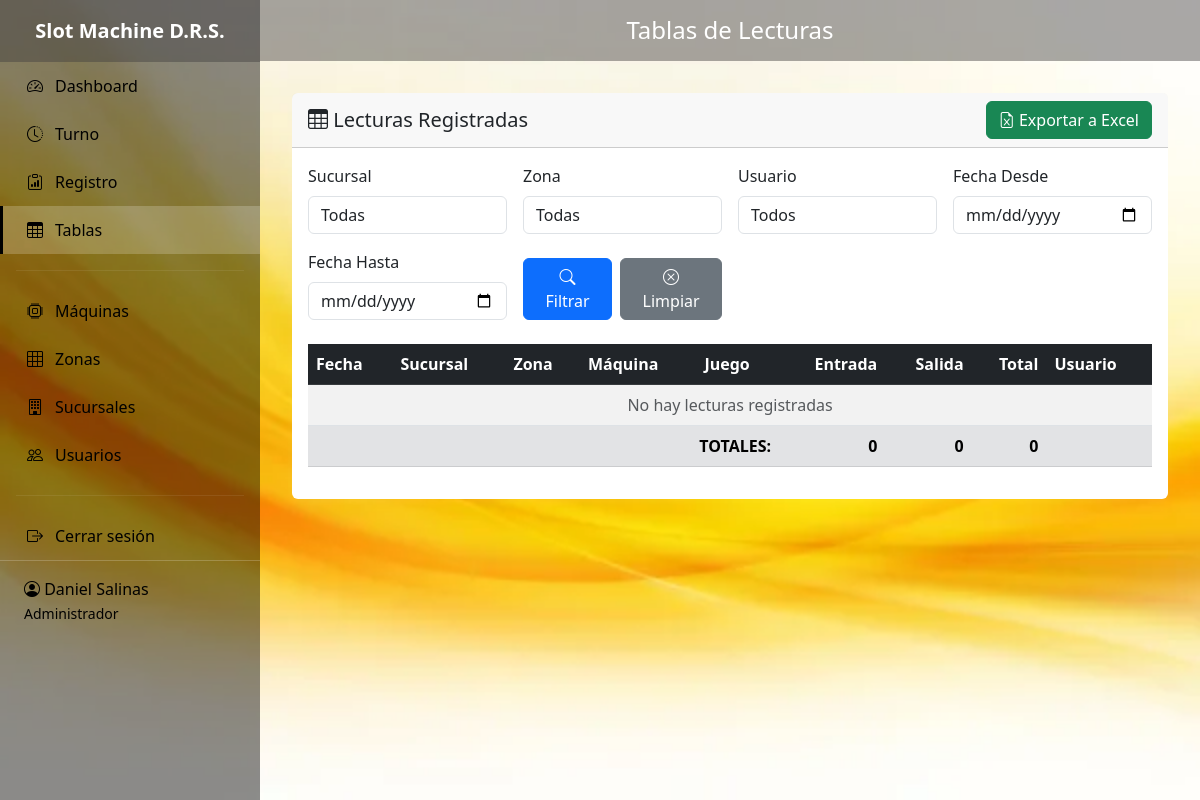
The page /tablas/ (signed in) on the database as committed earlier.
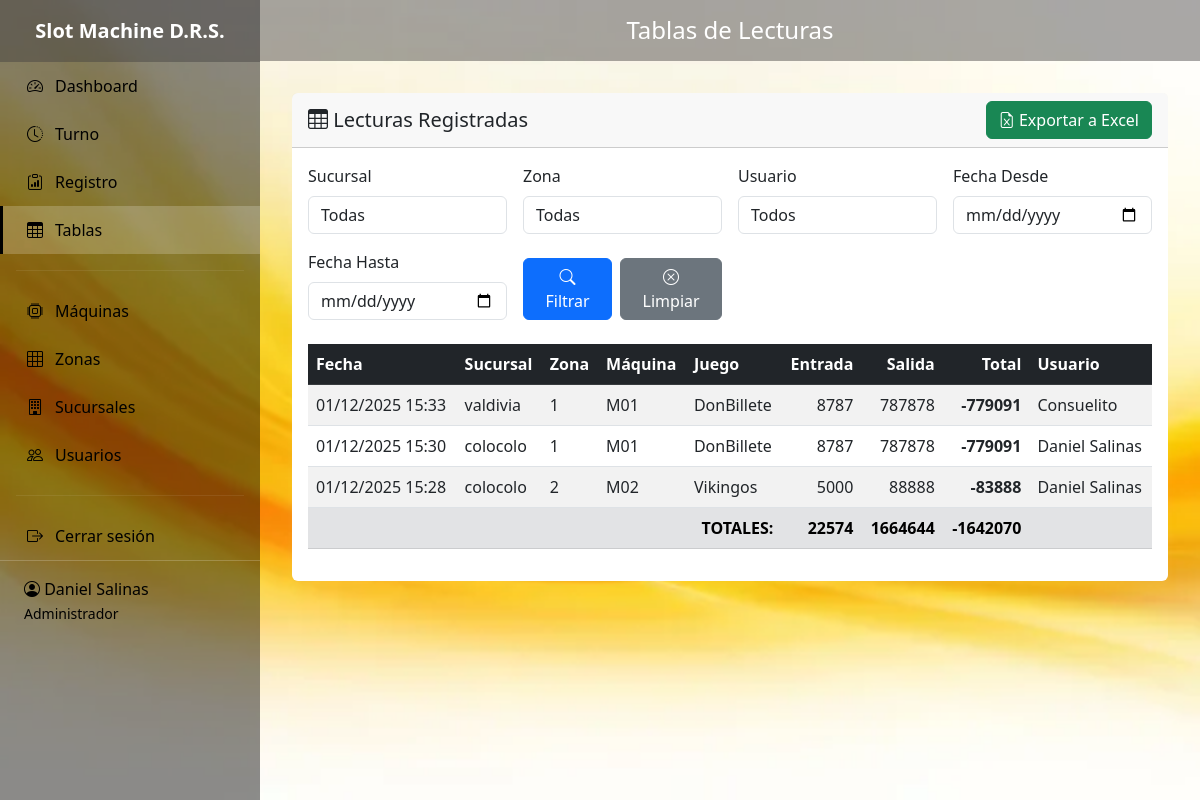
The same page on the database as committed later.
### control/models.py (models this page shows, shortened)
class Usuario(AbstractUser):
    ROLE_CHOICES = [
        ('admin', 'Administrador'),
        ('usuario', 'Usuario/Atendedora'),
    ]
    role = models.CharField(
        max_length=20,
        choices=ROLE_CHOICES,
        default='usuario',
        verbose_name='Rol'
    )
    nombre = models.CharField(max_length=150, verbose_name='Nombre Completo')
    class Meta:
        verbose_name = 'Usuario'
        verbose_name_plural = 'Usuarios'

class LecturaMaquina(models.Model):
    turno = models.ForeignKey(
        Turno,
        on_delete=models.CASCADE,
        related_name='lecturas',
        verbose_name='Turno'
    )
    maquina = models.ForeignKey(
        Maquina,
        on_delete=models.CASCADE,
        related_name='lecturas',
        verbose_name='Máquina'
    )
    sucursal = models.ForeignKey(
        Sucursal,
        on_delete=models.CASCADE,
        related_name='lecturas',
        verbose_name='Sucursal'
    )
    zona = models.ForeignKey(
        Zona,
        on_delete=models.CASCADE,
        related_name='lecturas',
        verbose_name='Zona'
    )
    numero_maquina = models.IntegerField(verbose_name='Número de Máquina')
    nombre_juego = models.CharField(max_length=120, verbose_name='Nombre del Juego')
    entrada = models.IntegerField(verbose_name='Entrada')
    salida = models.IntegerField(verbose_name='Salida')
    total = models.IntegerField(verbose_name='Total')
    nota = models.CharField(max_length=255, blank=True, verbose_name='Nota')
    usuario = models.ForeignKey(
        Usuario,
        on_delete=models.CASCADE,
        related_name='lecturas',
        verbose_name='Usuario'
    )
    fecha_registro = models.DateTimeField(auto_now_add=True, verbose_name='Fecha de Registro')
    class Meta:
        verbose_name = 'Lectura de Máquina'
        verbose_name_plural = 'Lecturas de Máquinas'
        ordering = ['-fecha_registro']

class Sucursal(models.Model):
    nombre = models.CharField(max_length=150, verbose_name='Nombre')
    direccion = models.CharField(max_length=255, blank=True, verbose_name='Dirección')
    telefono = models.CharField(max_length=50, blank=True, verbose_name='Teléfono')
    created_at = models.DateTimeField(auto_now_add=True, verbose_name='Fecha de Creación')
    class Meta:
        verbose_name = 'Sucursal'
        verbose_name_plural = 'Sucursales'
        ordering = ['nombre']

class Zona(models.Model):
    sucursal = models.ForeignKey(
        Sucursal,
        on_delete=models.CASCADE,
        related_name='zonas',
        verbose_name='Sucursal'
    )
    nombre = models.CharField(max_length=80, verbose_name='Nombre')
    orden = models.SmallIntegerField(default=0, verbose_name='Orden')
    created_at = models.DateTimeField(auto_now_add=True, verbose_name='Fecha de Creación')
    class Meta:
        verbose_name = 'Zona'
        verbose_name_plural = 'Zonas'
        ordering = ['sucursal', 'orden', 'nombre']
    class Meta:
        verbose_name = 'Zona'
        verbose_name_plural = 'Zonas'
        ordering = ['sucursal', 'orden', 'nombre']
        constraints = [
            models.UniqueConstraint(
                fields=['sucursal', 'nombre'],
                name='unique_zona_nombre_por_sucursal'
            )
        ]

### control/views.py (the view, shortened to what this page needs)
# urls.py: path('tablas/', views.tablas_view, name='tablas'),
@login_required
def tablas_view(request):
    lecturas = LecturaMaquina.objects.all()
    if request.user.role == 'admin':
        sucursal_id = request.GET.get('sucursal')
        zona_id = request.GET.get('zona')
        maquina_id = request.GET.get('maquina')
        usuario_id = request.GET.get('usuario')
        fecha_desde = request.GET.get('fecha_desde')
        fecha_hasta = request.GET.get('fecha_hasta')
        if sucursal_id:
            lecturas = lecturas.filter(sucursal_id=sucursal_id)
        if zona_id:
            lecturas = lecturas.filter(zona_id=zona_id)
        if maquina_id:
            lecturas = lecturas.filter(maquina_id=maquina_id)
        if usuario_id:
            lecturas = lecturas.filter(usuario_id=usuario_id)
        if fecha_desde:
            lecturas = lecturas.filter(fecha_registro__date__gte=fecha_desde)
        if fecha_hasta:
            lecturas = lecturas.filter(fecha_registro__date__lte=fecha_hasta)
    fecha = request.GET.get('fecha')
    if fecha and request.user.role == 'usuario':
        lecturas = lecturas.filter(fecha_registro__date=fecha)
    lecturas = lecturas.order_by('-fecha_registro')[:200]  # Limitar a 200 registros
    total_entrada = lecturas.aggregate(Sum('entrada'))['entrada__sum'] or 0
    total_salida = lecturas.aggregate(Sum('salida'))['salida__sum'] or 0
    total_total = lecturas.aggregate(Sum('total'))['total__sum'] or 0
    context = {
        'lecturas': lecturas,
        'total_entrada': total_entrada,
        'total_salida': total_salida,
        'total_total': total_total,
        'sucursales': Sucursal.objects.all(),
        'zonas': Zona.objects.all(),
        'maquinas': Maquina.objects.all(),
        'usuarios': Usuario.objects.filter(role='usuario'),
    }
    return render(request, 'tablas.html', context)

### templates/tablas.html (shortened to what this page needs)
{% extends 'base.html' %}
{% block page_title %}Tablas de Lecturas{% endblock %}
{% block content %}
<div class="card">
    <div class="card-header">
        <div class="d-flex justify-content-between align-items-center">
            <h5 class="mb-0"><i class="bi bi-table"></i> Lecturas Registradas</h5>
            <a href="{% url 'control:export_excel' %}?{{ request.GET.urlencode }}" class="btn btn-success">
                <i class="bi bi-file-earmark-excel"></i> Exportar a Excel
            </a>
        </div>
    </div>
    <div class="card-body">
        <form method="get" class="row g-3 mb-4">
            {% if user.role == 'admin' %}
                <div class="col-md-3">
                    <label class="form-label">Sucursal</label>
                    <select name="sucursal" class="form-control">
                        <option value="">Todas</option>
                    </select>
                </div>
                <div class="col-md-3">
                    <label class="form-label">Zona</label>
                    <select name="zona" class="form-control">
                        <option value="">Todas</option>
                    </select>
                </div>
                <div class="col-md-3">
                    <label class="form-label">Usuario</label>
                    <select name="usuario" class="form-control">
                        <option value="">Todos</option>
                    </select>
                </div>
                <div class="col-md-3">
                    <label class="form-label">Fecha Desde</label>
                    <input type="date" name="fecha_desde" class="form-control" value="{{ request.GET.fecha_desde }}">
                </div>
                <div class="col-md-3">
                    <label class="form-label">Fecha Hasta</label>
                    <input type="date" name="fecha_hasta" class="form-control" value="{{ request.GET.fecha_hasta }}">
                </div>
            {% else %}
                <div class="col-md-4">
                    <label class="form-label">Fecha</label>
                    <input type="date" name="fecha" class="form-control" value="{{ request.GET.fecha }}">
                </div>
            {% endif %}
            <div class="col-md-3 d-flex align-items-end">
                <button type="submit" class="btn btn-primary me-2">
                    <i class="bi bi-search"></i> Filtrar
                </button>
                <a href="{% url 'control:tablas' %}" class="btn btn-secondary">
                    <i class="bi bi-x-circle"></i> Limpiar
                </a>
            </div>
        </form>
        <div class="table-responsive">
            <table class="table table-striped table-hover">
                <thead class="table-dark">
                    <tr>
                        <th>Fecha</th>
                        <th>Sucursal</th>
                        <th>Zona</th>
                        <th>Máquina</th>
                        <th>Juego</th>
                        <th class="text-end">Entrada</th>
                        <th class="text-end">Salida</th>
                        <th class="text-end">Total</th>
                        <th>Usuario</th>
                    </tr>
                </thead>
                <tbody>
                    {% for lectura in lecturas %}
                        <tr>
                            <td>{{ lectura.fecha_registro|date:"d/m/Y H:i" }}</td>
                            <td>{{ lectura.sucursal.nombre }}</td>
                            <td>{{ lectura.zona.nombre }}</td>
                            <td>M{{ lectura.numero_maquina|stringformat:"02d" }}</td>
                            <td>{{ lectura.nombre_juego }}</td>
                            <td class="text-end">{{ lectura.entrada|floatformat:0 }}</td>
                            <td class="text-end">{{ lectura.salida|floatformat:0 }}</td>
                            <td class="text-end"><strong>{{ lectura.total|floatformat:0 }}</strong></td>
                            <td>{{ lectura.usuario.nombre }}</td>
                        </tr>
                    {% empty %}
                        <tr>
                            <td colspan="9" class="text-center text-muted">No hay lecturas registradas</td>
                        </tr>
                    {% endfor %}
                </tbody>
                <tfoot class="table-secondary">
                    <tr>
                        <th colspan="5" class="text-end">TOTALES:</th>
                        <th class="text-end">{{ total_entrada|floatformat:0 }}</th>
                        <th class="text-end">{{ total_salida|floatformat:0 }}</th>
                        <th class="text-end"><strong>{{ total_total|floatformat:0 }}</strong></th>
                        <th></th>
                    </tr>
                </tfoot>
            </table>
        </div>
    </div>
</div>
{% endblock %}

### templates/base.html (shortened to what this page needs)
{% load static %}
<!DOCTYPE html>
<html lang="es">
<head>
    <link href="https://cdn.jsdelivr.net/npm/bootstrap@5.3.0/dist/css/bootstrap.min.css" rel="stylesheet">
    <link rel="stylesheet" href="https://cdn.jsdelivr.net/npm/bootstrap-icons@1.11.0/font/bootstrap-icons.css">
    <link rel="stylesheet" href="{% static 'css/custom.css' %}">
</head>
<body>
{% if user.is_authenticated %}
    <aside class="sidebar">
        <div class="sidebar-brand">
            Slot Machine D.R.S.
        </div>
        <ul class="sidebar-nav nav flex-column">
            {% if user.role == 'admin' %}
            <li class="nav-item">
                <a class="nav-link {% if request.resolver_match.url_name == 'dashboard' %}active{% endif %}"
                   href="{% url 'control:dashboard' %}">
                    <i class="bi bi-speedometer2"></i> Dashboard
                </a>
            </li>
            {% endif %}
            <li class="nav-item">
                <a class="nav-link {% if request.resolver_match.url_name == 'turno' %}active{% endif %}"
                   href="{% url 'control:turno' %}">
                    <i class="bi bi-clock-history"></i> Turno
                </a>
            </li>
            <li class="nav-item">
                <a class="nav-link {% if request.resolver_match.url_name == 'registro' %}active{% endif %}"
                   href="{% url 'control:registro' %}">
                    <i class="bi bi-clipboard-data"></i> Registro
                </a>
            </li>
            <li class="nav-item">
                <a class="nav-link {% if request.resolver_match.url_name == 'tablas' %}active{% endif %}"
                   href="{% url 'control:tablas' %}">
                    <i class="bi bi-table"></i> Tablas
                </a>
            </li>
            {% if user.role == 'admin' %}
                <hr class="mx-3" style="border-color: rgba(255,255,255,0.3);">
                <li class="nav-item">
                    <a class="nav-link {% if 'maquinas' in request.path %}active{% endif %}"
                       href="{% url 'control:maquinas_list' %}">
                        <i class="bi bi-cpu"></i> Máquinas
                    </a>
                </li>
                <li class="nav-item">
                    <a class="nav-link {% if 'zonas' in request.path %}active{% endif %}"
                       href="{% url 'control:zonas_list' %}">
                        <i class="bi bi-grid-3x3"></i> Zonas
                    </a>
                </li>
                <li class="nav-item">
                    <a class="nav-link {% if 'sucursales' in request.path %}active{% endif %}"
                       href="{% url 'control:sucursales_list' %}">
                        <i class="bi bi-building"></i> Sucursales
                    </a>
                </li>
                <li class="nav-item">
                    <a class="nav-link {% if 'usuarios' in request.path %}active{% endif %}"
                       href="{% url 'control:usuarios_list' %}">
                        <i class="bi bi-people"></i> Usuarios
                    </a>
                </li>
            {% endif %}
            <hr class="mx-3" style="border-color: rgba(255,255,255,0.3);">
            <li class="nav-item">
                <a class="nav-link" href="{% url 'control:logout' %}">
                    <i class="bi bi-box-arrow-right"></i> Cerrar sesión
                </a>
            </li>
        </ul>
        <div class="sidebar-user">
            <i class="bi bi-person-circle"></i> {{ user.nombre }} <br>
            <small>{{ user.get_role_display }}</small>
        </div>
    </aside>
    <main class="main-content">
        <div class="top-bar">
            <h4 class="mb-0">{% block page_title %}Sistema de Control{% endblock %}</h4>
        </div>
        <div class="content-area">
            {% block content %}{% endblock %}
        </div>
    </main>
{% else %}
    {% block login_content %}{% endblock %}
{% endif %}
</body>
</html>

### static/img/custom.css (style rules this page uses)
.sidebar { position: relative; height: 100vh; background-image: url("../img/sidebar_bg.jpg"); background-size: cover; background-position: center; background-repeat: no-repeat; background-attachment: fixed; }
.sidebar::before { content: ""; position: absolute; top: 0; left: 0; width: 100%; height: 100%; background: rgba(0, 0, 0, 0.55); z-index: 0; }
.sidebar * { position: relative; z-index: 1; }

Rows that differ between the two databases and show on the page:
added LecturaMaquina: fecha_registro "01/12/2025 15:33", sucursal.nombre "valdivia", zona.nombre "1", numero_maquina "01", nombre_juego "DonBillete", entrada "8787", salida "787878", total "-779091", usuario.nombre "Consuelito"
added LecturaMaquina: fecha_registro "01/12/2025 15:30", sucursal.nombre "colocolo", zona.nombre "1", numero_maquina "01", nombre_juego "DonBillete", entrada "8787", salida "787878", total "-779091", usuario.nombre "Daniel Salinas"
added LecturaMaquina: fecha_registro "01/12/2025 15:28", sucursal.nombre "colocolo", zona.nombre "2", numero_maquina "02", nombre_juego "Vikingos", entrada "5000", salida "88888", total "-83888", usuario.nombre "Daniel Salinas"
Other text that changed with them:
{{ total_entrada|floatformat:0 }}: "0" → "22574"
{{ total_salida|floatformat:0 }}: "0" → "1664644"
{{ total_total|floatformat:0 }}: "0" → "-1642070"
text no longer shown: "No hay lecturas registradas"
